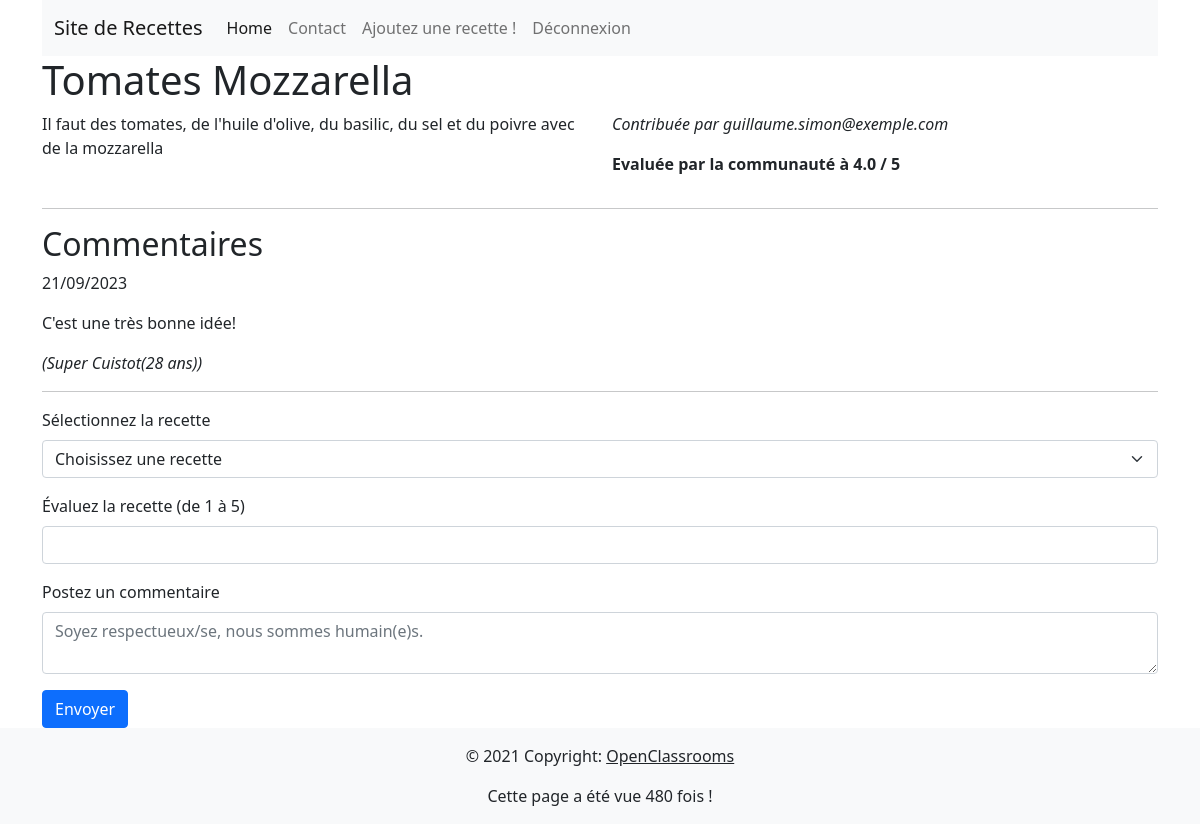
The page /recipes/read.php?id=16 (signed in) on the database its author committed.
### tables this page shows
CREATE TABLE `comments` (
  `comment_id` int(11) NOT NULL,
  `user_id` int(11) NOT NULL,
  `recipe_id` int(11) NOT NULL,
  `comment` text NOT NULL,
  `created_at` datetime NOT NULL DEFAULT CURRENT_TIMESTAMP,
  `review` int(11) NOT NULL DEFAULT '3'
);

CREATE TABLE `users` (
  `user_id` int(11) NOT NULL,
  `full_name` varchar(64) NOT NULL,
  `email` varchar(512) NOT NULL,
  `password` varchar(512) NOT NULL,
  `age` int(11) NOT NULL
);

### variables.php (called while the page is built, shortened)
<?php
$usersStatement = $mysqlClient->prepare('SELECT * FROM users');
$usersStatement->execute();
$users = $usersStatement->fetchAll();

### functions.php (called while the page is built, shortened)
<?php
function display_user(int $userId, array $users) : string
{
    for ($i = 0; $i < count($users); $i++) {
        $user = $users[$i];
        if ($userId === (int) $user['user_id']) {
            return $user['full_name'] . '(' . $user['age'] . ' ans)';
        }
    }
    return 'Non trouvé.';
}

### recipes/read.php (the view, shortened to what this page needs)
<?php
include_once('./../config/mysql.php');
include_once('./../variables.php');
$getData = $_GET;
$recipeId = $getData['id'];
$retrieveRecipeWithCommentsStatement = $mysqlClient->prepare('SELECT *, DATE_FORMAT(c.created_at, "%d/%m/%Y") as comment_date FROM recipes r LEFT JOIN comments c on r.recipe_id = c.recipe_id WHERE r.recipe_id = :id');
$retrieveRecipeWithCommentsStatement->execute([
    'id' => $recipeId,
]);
$recipeWithComments = $retrieveRecipeWithCommentsStatement->fetchAll(PDO::FETCH_ASSOC);
$averageRatingStatment = $mysqlClient->prepare('SELECT ROUND(AVG(c.review),1) as rating FROM recipes r LEFT JOIN comments c on r.recipe_id = c.recipe_id WHERE r.recipe_id = :id');
$averageRatingStatment->execute([
    'id' => $recipeId,
]);
$averageRating = $averageRatingStatment->fetch(PDO::FETCH_ASSOC);
$recipe = [
    'recipe_id' => $recipeWithComments[0]['recipe_id'],
    'title' => $recipeWithComments[0]['title'],
    'recipe' => $recipeWithComments[0]['recipe'],
    'author' => $recipeWithComments[0]['author'],
    'comments' => [],
    'rating' => $averageRating['rating'],
];
foreach($recipeWithComments as $comment) {
    if (!is_null($comment['comment_id'])) {
        $recipe['comments'][] = [
            'comment_id' => $comment['comment_id'],
            'comment' => $comment['comment'],
            'user_id' => (int) $comment['user_id'],
            'created_at' => $comment['comment_date'],
        ];
    }
}
?>
<!DOCTYPE html>
<html>
<head>
    <link
        href="https://cdn.jsdelivr.net/npm/bootstrap@5.0.2/dist/css/bootstrap.min.css"
        rel="stylesheet"
    >
</head>
<body class="d-flex flex-column min-vh-100">
    <div class="container">
    <?php include_once($rootPath.'/header.php'); ?>
        <h1><?php echo($recipe['title']); ?></h1>
        <div class="row">
            <article class="col">
                <?php echo($recipe['recipe']); ?>
            </article>
            <aside class="col">
                <p><i>Contribuée par <?php echo($recipe['author']); ?></i></p>
                <p><b>Evaluée par la communauté à <?php echo($recipe['rating']); ?> / 5</b></p>
            </aside>
        </div>
        <?php if(count($recipe['comments']) > 0): ?>
        <hr />
        <h2>Commentaires</h2>
        <div class="row">
            <?php foreach($recipe['comments'] as $comment): ?>
                <div class="comment">
                    <p><?php echo($comment['created_at']); ?></p>
                    <p><?php echo($comment['comment']); ?></p>
                    <i>(<?php echo(display_user($comment['user_id'], $users)); ?>)</i>
                </div>
            <?php endforeach; ?>
        </div>
        <?php endif; ?>
        <hr />
        <?php if (isset($loggedUser)) : ?>
            <?php include_once($rootPath.'/comments/create.php'); ?>
        <?php endif; ?>
    </div>
    <?php include_once($rootPath.'/footer.php'); ?>
</body>
</html>

### rows shown on the page
comments: created_at "21/09/2023", comment "C'est une très bonne idée!", user.age "Super Cuistot(28 ans)"

### other values the page prints
$recipe['title'] "Tomates Mozzarella"
$recipe['recipe'] "Il faut des tomates, de l'huile d'olive, du basilic, du sel et du poivre avec de la mozzarella"
$recipe['author'] "guillaume.simon@exemple.com"
$recipe['rating'] "4.0"
$pages_vues "480"
